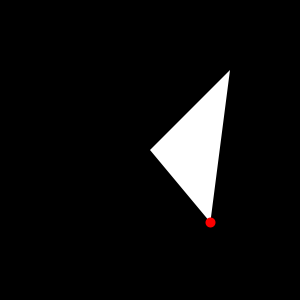
Frame 1 (no input)
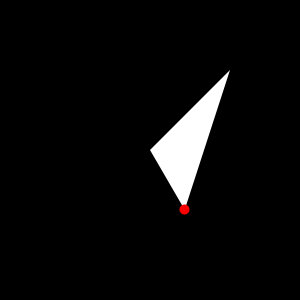
Frame 60 (the mouse pressed at the canvas centre just before this capture)
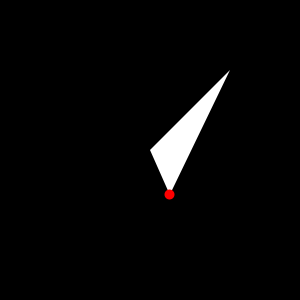
Frame 120 (the mouse held since frame 60 and released just before this capture)

The Processing sketch that drew these frames (run headless with seeded random() and noise(); from frame 60 on, the mouse is pressed at the canvas centre):

// Processing sketch: sketch_06_angles
// ── sketch_06_angles.pde
// Polar cordinates
float r = 75.0;
float theta = 50.0;

void setup() {
   size(300, 300);
   //background(0);
}

void draw() {
  background(0);
  float x = r * sin(theta);
  float y = r * cos(theta);
  noStroke();
  triangle(width/2, height/2, width/2+80, height/2-80, x+width/2+80, y+height/2);
  stroke(255, 0, 0);
  strokeWeight(10);
  point(x+width/2+80, y+height/2);
  
  // Increment the angle
  theta = theta + 0.1;
}
